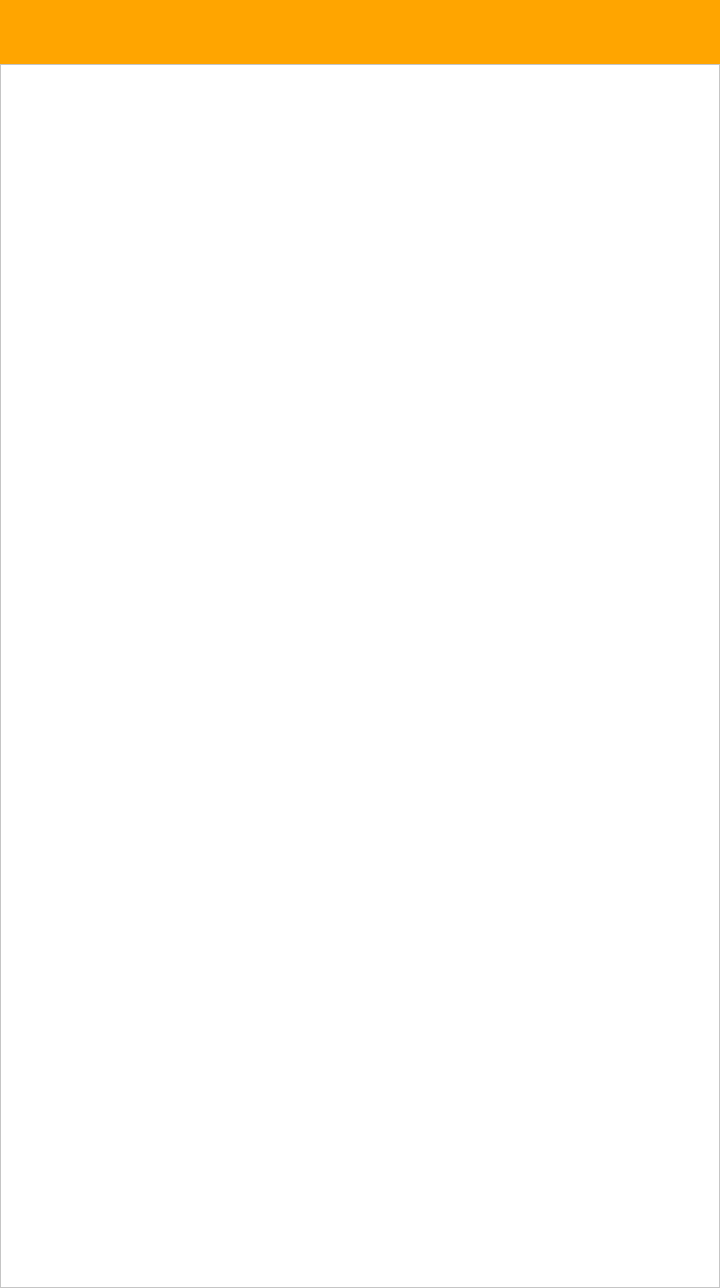
<?xml version="1.0" encoding="UTF-8"?>
<ui version="4.0">
 <class>ClosetUi</class>
 <widget class="QWidget" name="ClosetUi">
  <property name="geometry">
   <rect>
    <x>0</x>
    <y>0</y>
    <width>720</width>
    <height>1288</height>
   </rect>
  </property>
  <property name="sizePolicy">
   <sizepolicy hsizetype="Preferred" vsizetype="Minimum">
    <horstretch>0</horstretch>
    <verstretch>0</verstretch>
   </sizepolicy>
  </property>
  <property name="windowTitle">
   <string>Form</string>
  </property>
  <property name="autoFillBackground">
   <bool>false</bool>
  </property>
  <property name="styleSheet">
   <string notr="true">background-color: white;</string>
  </property>
  <layout class="QVBoxLayout" name="verticalLayout">
   <property name="spacing">
    <number>0</number>
   </property>
   <property name="leftMargin">
    <number>0</number>
   </property>
   <property name="topMargin">
    <number>0</number>
   </property>
   <property name="rightMargin">
    <number>0</number>
   </property>
   <property name="bottomMargin">
    <number>0</number>
   </property>
   <item>
    <widget class="QComboBox" name="filters">
     <property name="sizePolicy">
      <sizepolicy hsizetype="Preferred" vsizetype="Minimum">
       <horstretch>0</horstretch>
       <verstretch>0</verstretch>
      </sizepolicy>
     </property>
     <property name="minimumSize">
      <size>
       <width>0</width>
       <height>0</height>
      </size>
     </property>
     <property name="font">
      <font>
       <pointsize>28</pointsize>
      </font>
     </property>
     <property name="styleSheet">
      <string notr="true">* {
	border-radius:0px; 
	background-color: orange;	
	padding: 10px 10px;
	color: white;
}

QComboBox::down-arrow{
	image: none;
}

QComboBox::drop-down {
	border: none;
}</string>
     </property>
     <property name="currentText">
      <string notr="true"/>
     </property>
    </widget>
   </item>
   <item>
    <widget class="QScrollArea" name="scrollArea">
     <property name="styleSheet">
      <string notr="true">QScrollBar:vertical {               
    border: none;
    background:white;
    width: 80px;    
    margin: 0px 0px 0px 0px;
}
QScrollBar::handle:vertical {
    background: qlineargradient(x1:0, y1:0, x2:1, y2:0,
    stop: 0  orange, stop: 0.5 orange,  stop:1 orange);
    min-height: 0px;
}
QScrollBar::add-line:vertical {
    background: qlineargradient(x1:0, y1:0, x2:1, y2:0,
    stop: 0  orange, stop: 0.5 orange,  stop:1 orange);
    height: px;
    subcontrol-position: bottom;
    subcontrol-origin: margin;
}
QScrollBar::sub-line:vertical {
    background: qlineargradient(x1:0, y1:0, x2:1, y2:0,
    stop: 0  orange, stop: 0.5 orange,  stop:1 orange);
    height: 0px;
    subcontrol-position: top;
    subcontrol-origin: margin;
}
</string>
     </property>
     <property name="verticalScrollBarPolicy">
      <enum>Qt::ScrollBarAsNeeded</enum>
     </property>
     <property name="horizontalScrollBarPolicy">
      <enum>Qt::ScrollBarAlwaysOff</enum>
     </property>
     <property name="widgetResizable">
      <bool>true</bool>
     </property>
     <property name="alignment">
      <set>Qt::AlignHCenter|Qt::AlignTop</set>
     </property>
     <widget class="QWidget" name="scrollAreaWidgetContents">
      <property name="geometry">
       <rect>
        <x>0</x>
        <y>0</y>
        <width>718</width>
        <height>1213</height>
       </rect>
      </property>
      <layout class="QVBoxLayout" name="verticalLayout_2">
       <property name="spacing">
        <number>0</number>
       </property>
       <property name="leftMargin">
        <number>0</number>
       </property>
       <property name="topMargin">
        <number>0</number>
       </property>
       <property name="rightMargin">
        <number>0</number>
       </property>
       <property name="bottomMargin">
        <number>0</number>
       </property>
      </layout>
     </widget>
    </widget>
   </item>
  </layout>
 </widget>
 <resources/>
 <connections/>
</ui>
